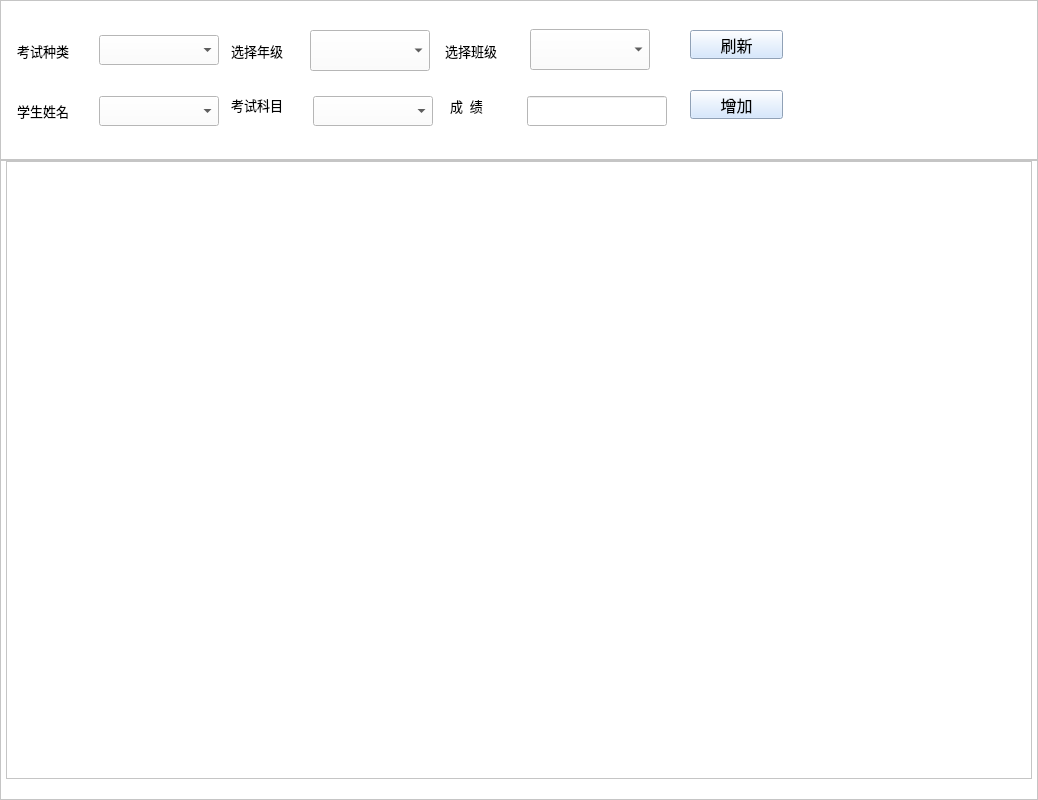
               <widget class="QWidget" name="resultInfoSetPage">
                <property name="minimumSize">
                 <size>
                  <width>1038</width>
                  <height>800</height>
                 </size>
                </property>
                <property name="styleSheet">
                 <string notr="true">background-color: rgb(255, 255, 255);</string>
                </property>
                <layout class="QVBoxLayout" name="verticalLayout_6">
                 <property name="spacing">
                  <number>0</number>
                 </property>
                 <property name="leftMargin">
                  <number>0</number>
                 </property>
                 <property name="topMargin">
                  <number>0</number>
                 </property>
                 <property name="rightMargin">
                  <number>0</number>
                 </property>
                 <property name="bottomMargin">
                  <number>0</number>
                 </property>
                 <item>
                  <widget class="QFrame" name="frame_12">
                   <property name="sizePolicy">
                    <sizepolicy hsizetype="Preferred" vsizetype="Expanding">
                     <horstretch>0</horstretch>
                     <verstretch>2</verstretch>
                    </sizepolicy>
                   </property>
                   <property name="styleSheet">
                    <string notr="true">QPushButton{
	background-color: rgb(202, 225, 255);
	font: 12pt &quot;黑体&quot;;
	color: rgb(0, 0, 0);	
}
QPushButton:pressed{
	background-color: rgb(119, 144, 255);
	color: rgb(255, 255, 255);
	padding-bottom:3px;
	padding-left:3px;
}
QLabel{
	font: 10pt &quot;黑体&quot;;
}
QPushButton:hover{
	background-color: rgb(119, 144, 255);
	color: rgb(255, 255, 255);
}</string>
                   </property>
                   <property name="frameShape">
                    <enum>QFrame::StyledPanel</enum>
                   </property>
                   <property name="frameShadow">
                    <enum>QFrame::Raised</enum>
                   </property>
                   <widget class="QComboBox" name="cboSelectKind_4">
                    <property name="geometry">
                     <rect>
                      <x>99</x>
                      <y>96</y>
                      <width>120</width>
                      <height>30</height>
                     </rect>
                    </property>
                    <property name="minimumSize">
                     <size>
                      <width>120</width>
                      <height>30</height>
                     </size>
                    </property>
                    <property name="font">
                     <font>
                      <family>楷体</family>
                      <pointsize>10</pointsize>
                     </font>
                    </property>
                   </widget>
                   <widget class="QPushButton" name="btnUpdate">
                    <property name="geometry">
                     <rect>
                      <x>690</x>
                      <y>30</y>
                      <width>93</width>
                      <height>29</height>
                     </rect>
                    </property>
                    <property name="sizePolicy">
                     <sizepolicy hsizetype="Fixed" vsizetype="Fixed">
                      <horstretch>0</horstretch>
                      <verstretch>0</verstretch>
                     </sizepolicy>
                    </property>
                    <property name="font">
                     <font>
                      <family>黑体</family>
                      <pointsize>12</pointsize>
                      <weight>50</weight>
                      <italic>false</italic>
                      <bold>false</bold>
                     </font>
                    </property>
                    <property name="text">
                     <string>刷新</string>
                    </property>
                   </widget>
                   <widget class="QPushButton" name="btnUpdate_2">
                    <property name="geometry">
                     <rect>
                      <x>690</x>
                      <y>90</y>
                      <width>93</width>
                      <height>29</height>
                     </rect>
                    </property>
                    <property name="sizePolicy">
                     <sizepolicy hsizetype="Fixed" vsizetype="Fixed">
                      <horstretch>0</horstretch>
                      <verstretch>0</verstretch>
                     </sizepolicy>
                    </property>
                    <property name="font">
                     <font>
                      <family>黑体</family>
                      <pointsize>12</pointsize>
                      <weight>50</weight>
                      <italic>false</italic>
                      <bold>false</bold>
                     </font>
                    </property>
                    <property name="text">
                     <string>增加</string>
                    </property>
                   </widget>
                   <widget class="QLineEdit" name="editResult_2">
                    <property name="geometry">
                     <rect>
                      <x>527</x>
                      <y>96</y>
                      <width>140</width>
                      <height>30</height>
                     </rect>
                    </property>
                    <property name="sizePolicy">
                     <sizepolicy hsizetype="Fixed" vsizetype="Fixed">
                      <horstretch>0</horstretch>
                      <verstretch>0</verstretch>
                     </sizepolicy>
                    </property>
                    <property name="maximumSize">
                     <size>
                      <width>140</width>
                      <height>35</height>
                     </size>
                    </property>
                    <property name="font">
                     <font>
                      <family>楷体</family>
                      <pointsize>10</pointsize>
                     </font>
                    </property>
                   </widget>
                   <widget class="QLabel" name="label_15">
                    <property name="geometry">
                     <rect>
                      <x>17</x>
                      <y>96</y>
                      <width>80</width>
                      <height>30</height>
                     </rect>
                    </property>
                    <property name="minimumSize">
                     <size>
                      <width>80</width>
                      <height>0</height>
                     </size>
                    </property>
                    <property name="maximumSize">
                     <size>
                      <width>75</width>
                      <height>16777215</height>
                     </size>
                    </property>
                    <property name="font">
                     <font>
                      <family>黑体</family>
                      <pointsize>10</pointsize>
                      <weight>50</weight>
                      <italic>false</italic>
                      <bold>false</bold>
                     </font>
                    </property>
                    <property name="layoutDirection">
                     <enum>Qt::RightToLeft</enum>
                    </property>
                    <property name="text">
                     <string>学生姓名 </string>
                    </property>
                   </widget>
                   <widget class="QLabel" name="label_16">
                    <property name="geometry">
                     <rect>
                      <x>231</x>
                      <y>96</y>
                      <width>80</width>
                      <height>17</height>
                     </rect>
                    </property>
                    <property name="minimumSize">
                     <size>
                      <width>80</width>
                      <height>0</height>
                     </size>
                    </property>
                    <property name="maximumSize">
                     <size>
                      <width>75</width>
                      <height>16777215</height>
                     </size>
                    </property>
                    <property name="font">
                     <font>
                      <family>黑体</family>
                      <pointsize>10</pointsize>
                      <weight>50</weight>
                      <italic>false</italic>
                      <bold>false</bold>
                     </font>
                    </property>
                    <property name="layoutDirection">
                     <enum>Qt::RightToLeft</enum>
                    </property>
                    <property name="text">
                     <string>考试科目</string>
                    </property>
                   </widget>
                   <widget class="QLabel" name="label_9">
                    <property name="geometry">
                     <rect>
                      <x>17</x>
                      <y>33</y>
                      <width>80</width>
                      <height>35</height>
                     </rect>
                    </property>
                    <property name="minimumSize">
                     <size>
                      <width>80</width>
                      <height>0</height>
                     </size>
                    </property>
                    <property name="maximumSize">
                     <size>
                      <width>75</width>
                      <height>16777215</height>
                     </size>
                    </property>
                    <property name="font">
                     <font>
                      <family>黑体</family>
                      <pointsize>10</pointsize>
                      <weight>50</weight>
                      <italic>false</italic>
                      <bold>false</bold>
                     </font>
                    </property>
                    <property name="layoutDirection">
                     <enum>Qt::RightToLeft</enum>
                    </property>
                    <property name="text">
                     <string>考试种类 </string>
                    </property>
                   </widget>
                   <widget class="QLabel" name="label_11">
                    <property name="geometry">
                     <rect>
                      <x>231</x>
                      <y>33</y>
                      <width>80</width>
                      <height>35</height>
                     </rect>
                    </property>
                    <property name="minimumSize">
                     <size>
                      <width>80</width>
                      <height>0</height>
                     </size>
                    </property>
                    <property name="maximumSize">
                     <size>
                      <width>75</width>
                      <height>16777215</height>
                     </size>
                    </property>
                    <property name="font">
                     <font>
                      <family>黑体</family>
                      <pointsize>10</pointsize>
                      <weight>50</weight>
                      <italic>false</italic>
                      <bold>false</bold>
                     </font>
                    </property>
                    <property name="layoutDirection">
                     <enum>Qt::RightToLeft</enum>
                    </property>
                    <property name="text">
                     <string>选择年级 </string>
                    </property>
                   </widget>
                   <widget class="QComboBox" name="cboSelectKind_5">
                    <property name="geometry">
                     <rect>
                      <x>313</x>
                      <y>96</y>
                      <width>120</width>
                      <height>30</height>
                     </rect>
                    </property>
                    <property name="minimumSize">
                     <size>
                      <width>120</width>
                      <height>30</height>
                     </size>
                    </property>
                    <property name="font">
                     <font>
                      <family>楷体</family>
                      <pointsize>10</pointsize>
                     </font>
                    </property>
                   </widget>
                   <widget class="QLabel" name="label_10">
                    <property name="geometry">
                     <rect>
                      <x>445</x>
                      <y>33</y>
                      <width>80</width>
                      <height>35</height>
                     </rect>
                    </property>
                    <property name="minimumSize">
                     <size>
                      <width>80</width>
                      <height>0</height>
                     </size>
                    </property>
                    <property name="maximumSize">
                     <size>
                      <width>75</width>
                      <height>16777215</height>
                     </size>
                    </property>
                    <property name="font">
                     <font>
                      <family>黑体</family>
                      <pointsize>10</pointsize>
                      <weight>50</weight>
                      <italic>false</italic>
                      <bold>false</bold>
                     </font>
                    </property>
                    <property name="layoutDirection">
                     <enum>Qt::RightToLeft</enum>
                    </property>
                    <property name="text">
                     <string>选择班级 </string>
                    </property>
                   </widget>
                   <widget class="QLabel" name="label_17">
                    <property name="geometry">
                     <rect>
                      <x>450</x>
                      <y>90</y>
                      <width>71</width>
                      <height>31</height>
                     </rect>
                    </property>
                    <property name="maximumSize">
                     <size>
                      <width>80</width>
                      <height>16777215</height>
                     </size>
                    </property>
                    <property name="font">
                     <font>
                      <family>黑体</family>
                      <pointsize>10</pointsize>
                      <weight>50</weight>
                      <italic>false</italic>
                      <bold>false</bold>
                     </font>
                    </property>
                    <property name="text">
                     <string>成  绩</string>
                    </property>
                   </widget>
                   <widget class="QComboBox" name="cboSelectKind">
                    <property name="geometry">
                     <rect>
                      <x>99</x>
                      <y>35</y>
                      <width>120</width>
                      <height>30</height>
                     </rect>
                    </property>
                    <property name="minimumSize">
                     <size>
                      <width>120</width>
                      <height>30</height>
                     </size>
                    </property>
                    <property name="font">
                     <font>
                      <family>楷体</family>
                      <pointsize>10</pointsize>
                     </font>
                    </property>
                   </widget>
                   <widget class="QComboBox" name="cboSelectKind_6">
                    <property name="geometry">
                     <rect>
                      <x>530</x>
                      <y>29</y>
                      <width>120</width>
                      <height>41</height>
                     </rect>
                    </property>
                    <property name="minimumSize">
                     <size>
                      <width>120</width>
                      <height>30</height>
                     </size>
                    </property>
                    <property name="font">
                     <font>
                      <family>楷体</family>
                      <pointsize>10</pointsize>
                     </font>
                    </property>
                   </widget>
                   <widget class="QComboBox" name="cboSelectKind_7">
                    <property name="geometry">
                     <rect>
                      <x>310</x>
                      <y>30</y>
                      <width>120</width>
                      <height>41</height>
                     </rect>
                    </property>
                    <property name="minimumSize">
                     <size>
                      <width>120</width>
                      <height>30</height>
                     </size>
                    </property>
                    <property name="font">
                     <font>
                      <family>楷体</family>
                      <pointsize>10</pointsize>
                     </font>
                    </property>
                   </widget>
                  </widget>
                 </item>
                 <item>
                  <widget class="QFrame" name="frame_13">
                   <property name="sizePolicy">
                    <sizepolicy hsizetype="Preferred" vsizetype="Expanding">
                     <horstretch>0</horstretch>
                     <verstretch>8</verstretch>
                    </sizepolicy>
                   </property>
                   <property name="styleSheet">
                    <string notr="true">QTableWidget QHeaderView::section {
	background-color: rgb(227, 87, 255); /* 设置表头背景色 */
    padding: 5px; /* 内边距，可调整内容与边框间距 */
    border: 1px solid #ccc; /* 表头单元格边框 */
    text-align: center; /* 文本左对齐，也可设为center等 */
}

QTableWidgetItem {
	font: 12pt &quot;楷体&quot;;
	color: rgb(0, 0, 0);
}

QPushButton{
	background-color: rgb(202, 225, 255);
	font: 12pt &quot;黑体&quot;;
	color: rgb(0, 0, 0);	
}
QPushButton:pressed{
	background-color: rgb(119, 144, 255);
	color: rgb(255, 255, 255);
	padding-bottom:3px;
	padding-left:3px;
}
QPushButton:hover{
	background-color: rgb(119, 144, 255);
	color: rgb(255, 255, 255);
}</string>
                   </property>
                   <property name="frameShape">
                    <enum>QFrame::StyledPanel</enum>
                   </property>
                   <property name="frameShadow">
                    <enum>QFrame::Raised</enum>
                   </property>
                   <layout class="QFormLayout" name="formLayout_3">
                    <property name="horizontalSpacing">
                     <number>0</number>
                    </property>
                    <property name="verticalSpacing">
                     <number>0</number>
                    </property>
                    <property name="leftMargin">
                     <number>5</number>
                    </property>
                    <property name="topMargin">
                     <number>0</number>
                    </property>
                    <property name="rightMargin">
                     <number>5</number>
                    </property>
                    <property name="bottomMargin">
                     <number>20</number>
                    </property>
                    <item row="0" column="0" colspan="2">
                     <widget class="QTableWidget" name="tableWidget_2"/>
                    </item>
                   </layout>
                  </widget>
                 </item>
                </layout>
               </widget>
